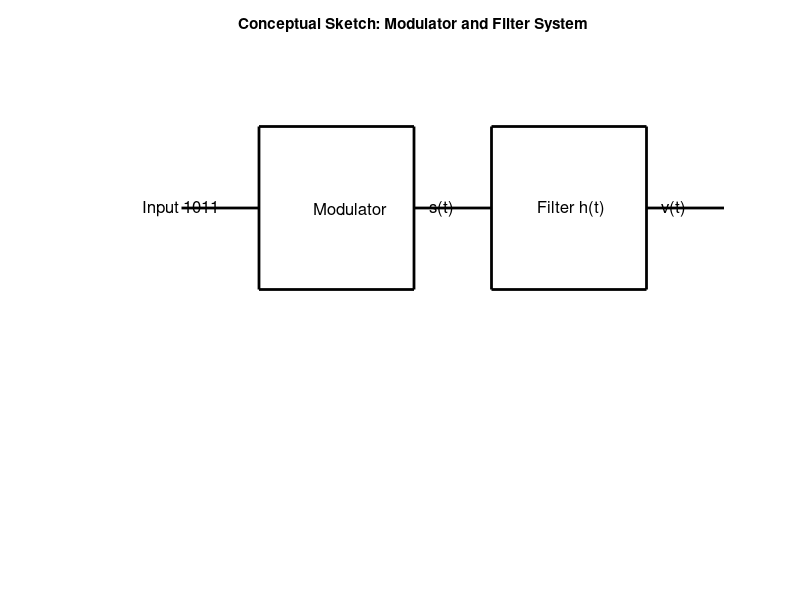
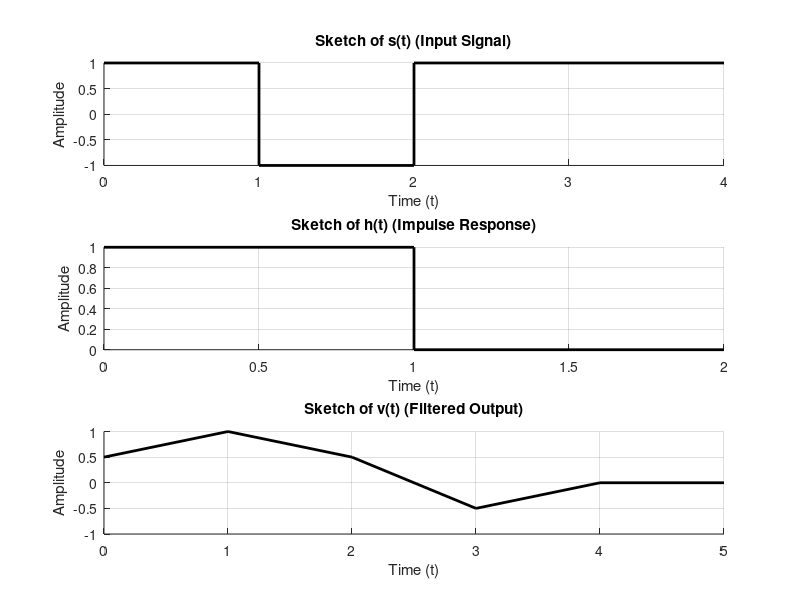

Recreate these plots in MATLAB, in order.
clc; clear; close all;

%% **1. Block Diagram Sketch (For Hand Drawing)**
figure;
hold on;
axis([0 8 2 5]); % Set axis limits
axis off;
title('Conceptual Sketch: Modulator and Filter System');

% Draw Blocks (Modulator and Filter)
rectangle('Position', [2, 3.5, 2, 1], 'EdgeColor', 'k', 'LineWidth', 2); % Modulator
rectangle('Position', [5, 3.5, 2, 1], 'EdgeColor', 'k', 'LineWidth', 2); % Filter

% Add Text Labels
text(2.7, 4, 'Modulator', 'FontSize', 12);
text(5.6, 4, 'Filter h(t)', 'FontSize', 12);
text(0.5, 4, 'Input 1011', 'FontSize', 12);
text(4.2, 4, 's(t)', 'FontSize', 12);
text(7.2, 4, 'v(t)', 'FontSize', 12);

% Draw Arrows Using Plot Instead of Annotation
plot([1 2], [4 4], 'k', 'LineWidth', 2); % Input → Modulator
plot([4 5], [4 4], 'k', 'LineWidth', 2); % Modulator → s(t)
plot([7 8], [4 4], 'k', 'LineWidth', 2); % Filter → Output

hold off;

%% **2. Signal Sketches for Hand Drawing**
figure;

% Subplot for s(t) - Binary Signal Representation
subplot(3,1,1);
hold on;
title('Sketch of s(t) (Input Signal)');
plot([0 1 1 2 2 3 3 4], [1 1 -1 -1 1 1 1 1], 'k', 'LineWidth', 2); % Ideal binary waveform
xlabel('Time (t)'); ylabel('Amplitude');
grid on;
hold off;

% Subplot for h(t) - Rectangular Pulse
subplot(3,1,2);
hold on;
title('Sketch of h(t) (Impulse Response)');
plot([0 1 1 2], [1 1 0 0], 'k', 'LineWidth', 2); % Simple Rectangular Pulse
xlabel('Time (t)'); ylabel('Amplitude');
grid on;
hold off;

% Subplot for v(t) - Convolution Output
subplot(3,1,3);
hold on;
title('Sketch of v(t) (Filtered Output)');
plot([0 1 2 3 4 5], [0.5 1 0.5 -0.5 0 0], 'k', 'LineWidth', 2); % Smoothed output (conceptual)
xlabel('Time (t)'); ylabel('Amplitude');
grid on;
hold off;
